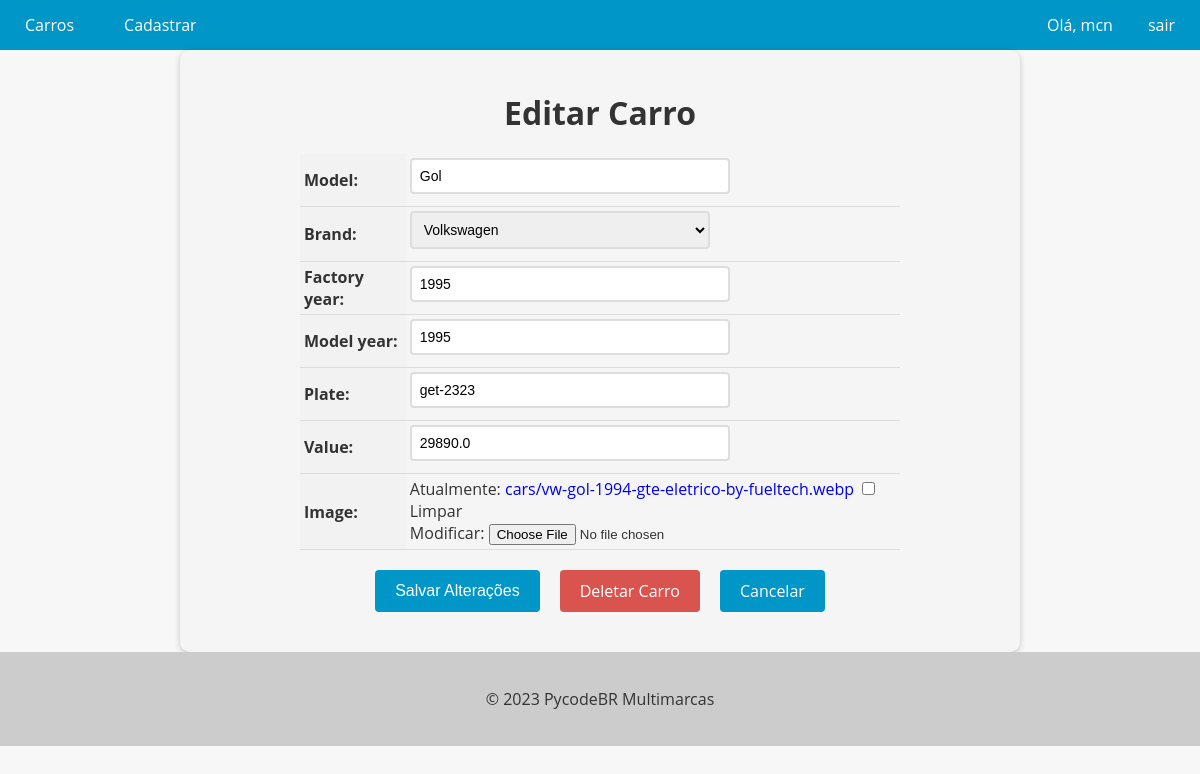
/car/3/update/ (signed in), run on an earlier commit of the app's database.
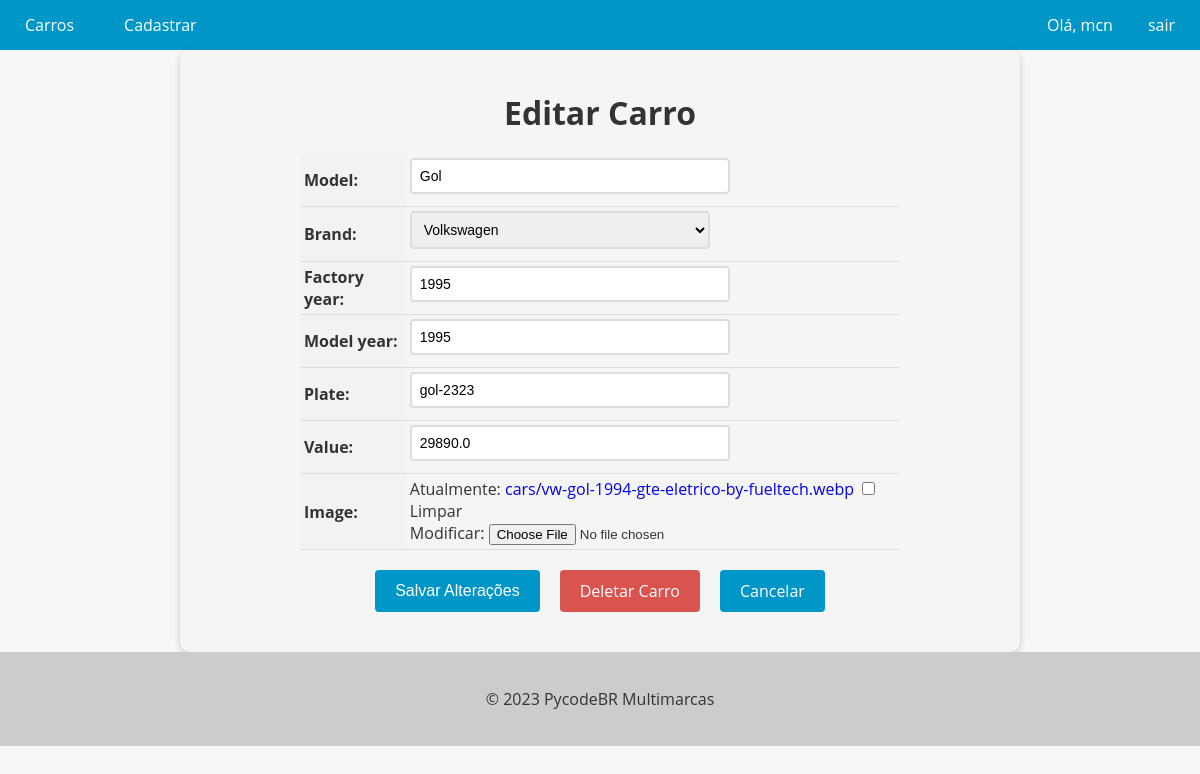
And on a later commit of the database.
### cars/models.py (models this page shows, shortened)
class Car(models.Model):
    id = models.AutoField(primary_key=True)
    model = models.CharField(max_length=200)
    brand = models.ForeignKey(
        Brand, on_delete=models.PROTECT, related_name="car_brand")
    factory_year = models.IntegerField(blank=True, null=True)
    model_year = models.IntegerField(blank=True, null=True)
    plate = models.CharField(max_length=10, blank=True, null=True)
    value = models.FloatField(blank=True, null=True)
    image = models.ImageField(upload_to='cars/', blank=True, null=True)

### cars/views.py (the view, shortened to what this page needs)
# urls.py: path('car/<int:pk>/update/', CarUpdatelView.as_view(), name='car_update'),
@method_decorator(login_required(login_url='login'), name='dispatch')
class CarUpdatelView(UpdateView):
    model = Car
    template_name = 'car_update.html'
    form_class = CarModelForm

### cars/form.py (shortened to what this page needs)
class CarModelForm(forms.ModelForm):
    class Meta:
        model = Car
        fields = '__all__'

### cars/models.py (called while the page is built)
    def __str__(self):
        return self.name

### cars/templates/car_update.html (shortened to what this page needs)
{% extends "base.html" %}
{% block content %}
  <form method="post" enctype="multipart/form-data">
    <h1>Editar Carro</h1>
    <table>
      {{ form.as_table }}
    </table>
    <div>
      {% if user.is_authenticated %}
        <div class="buttons-container">
          <input type="submit" value="Salvar Alterações" class="btn btn-primary">
          <a href="{% url 'car_delete' pk=object.pk %}" class="btn btn-danger">Deletar Carro</a>
          <a href="{% url 'cars_list' %}" class="btn btn-secondary">Cancelar</a>
        </div>
      {% endif %}
    </div>
  </form>
{% endblock %}

What changed in the data, as far as the page shows it:
changed Car "Gol": plate "get-2323" → "gol-2323"
